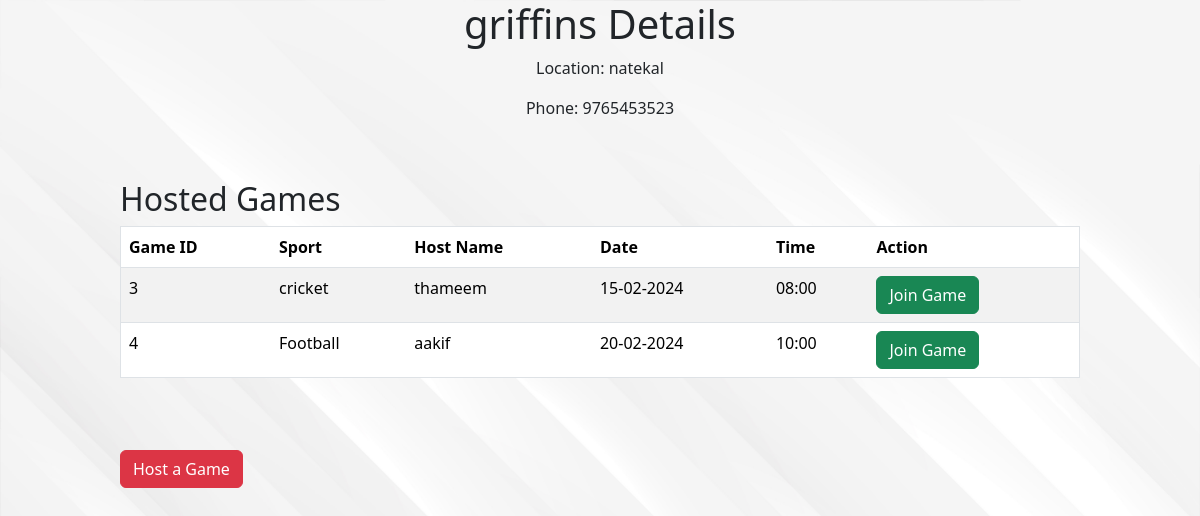
Page /turf/2 (signed in) on the earlier database version.
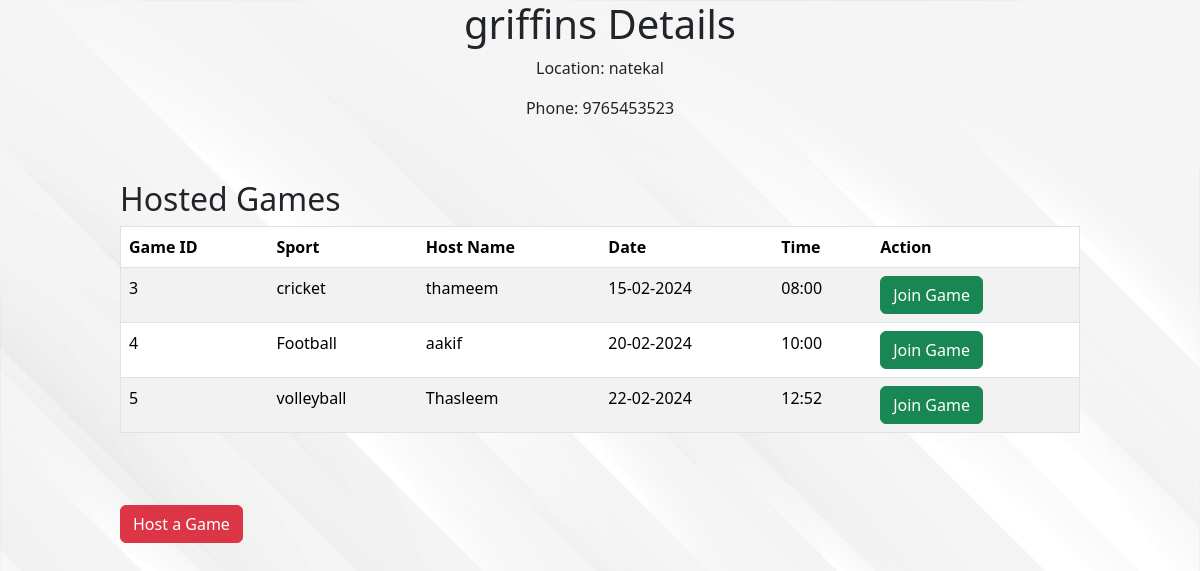
Same page on the later database version.
### app.py (models this page shows)
class Game(db.Model):
    id = db.Column(db.Integer, primary_key=True)
    turf_id = db.Column(db.Integer, db.ForeignKey('turf.id'), nullable=False)
    host_name = db.Column(db.String(255), nullable=False)
    host_phone = db.Column(db.String(15), nullable=True)
    game_time = db.Column(db.DateTime, nullable=False)
    sports = db.Column(db.String(50), nullable=False)
    players = db.relationship('Player', backref='game', lazy=True)

### app.py (the view)
@app.route('/turf/<int:turf_id>', methods=['GET', 'POST'])
@login_required
def turf_detail(turf_id):
    turf = Turf.query.get_or_404(turf_id)
    hosted_games = turf.games
    return render_template('turf_detail.html', turf=turf, hosted_games=hosted_games)

### app.py (called while the page is built)
@login_manager.user_loader
def load_user(user_id):
    return User.query.get(int(user_id))

### templates/turf_detail.html (shortened to what this page needs)
{% extends 'layout.html' %} {% block title %} Turf Details {% endblock title %}
{% block body %}
<h1 class="turfhead">{{ turf.turf_name }} Details</h1>
<p class="turfhead">Location: {{ turf.turf_location }}</p>
<p class="turfhead">Phone: {{ turf.turf_phone }}</p>
<div class="turftab">
  {% if hosted_games|length==0 %}
  <div class="alert alert-dark" role="alert">
    No games found!, Host a game now.
  </div>
  {% else %}
  <h2>Hosted Games</h2>
  <table border="1" class="table table-striped">
    <thead>
      <tr>
        <th>Game ID</th>
        <th>Sport</th>
        <th>Host Name</th>
        <th>Date</th>
        <th>Time</th>
        <th>Action</th>
      </tr>
    </thead>
    <tbody>
      {% for game in hosted_games %}
      <tr>
        <td>{{ game.id }}</td>
        <td>{{ game.sports }}</td>
        <td>{{ game.host_name }}</td>
        <td>{{ game.game_time.strftime('%d-%m-%Y') }}</td>
        <td>{{ game.game_time.strftime('%H:%M') }}</td>
        <td>
          <a
            class="btn btn-success"
            href="{{ url_for('join_game', turf_id=turf.id, game_id=game.id) }}"
            >Join Game</a
          >
        </td>
      </tr>
      {% endfor %}
    </tbody>
    {% endif %}
  </table>
  <br />
  {% if current_user.is_authenticated %}
  <a class="btn btn-danger" href="{{ url_for('host_game', turf_id=turf.id) }}"
    >Host a Game</a
  >
  {% endif %} {% endblock body %}

Differences in the rows shown:
added Game: id "5", sports "volleyball", host_name "Thasleem", game_time "22-02-2024", game_time "12:52"
